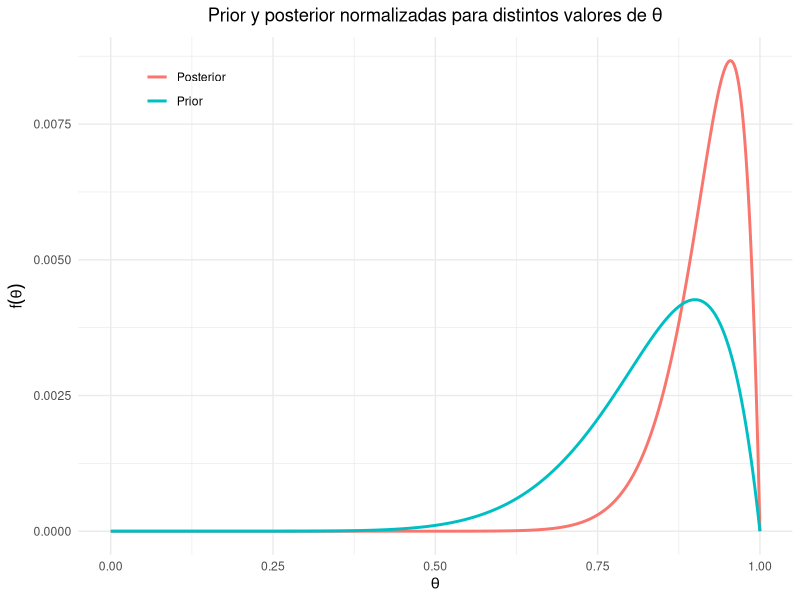
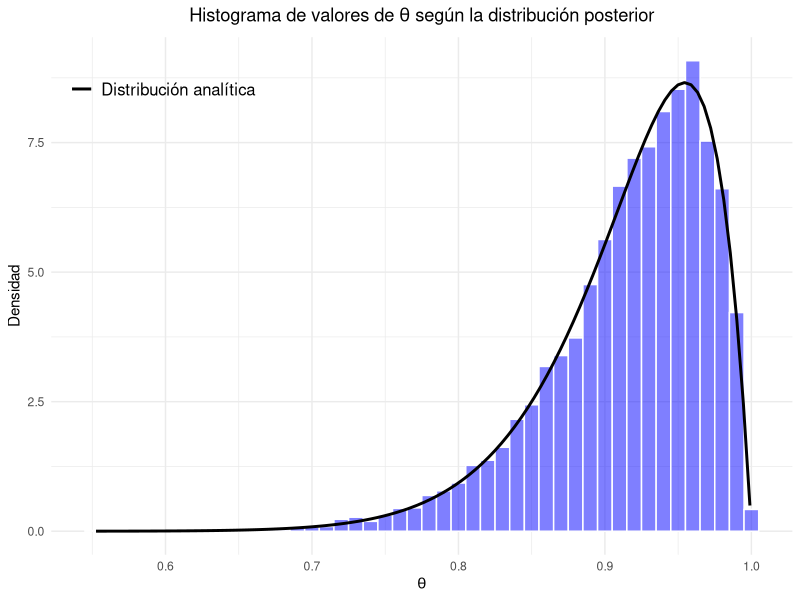
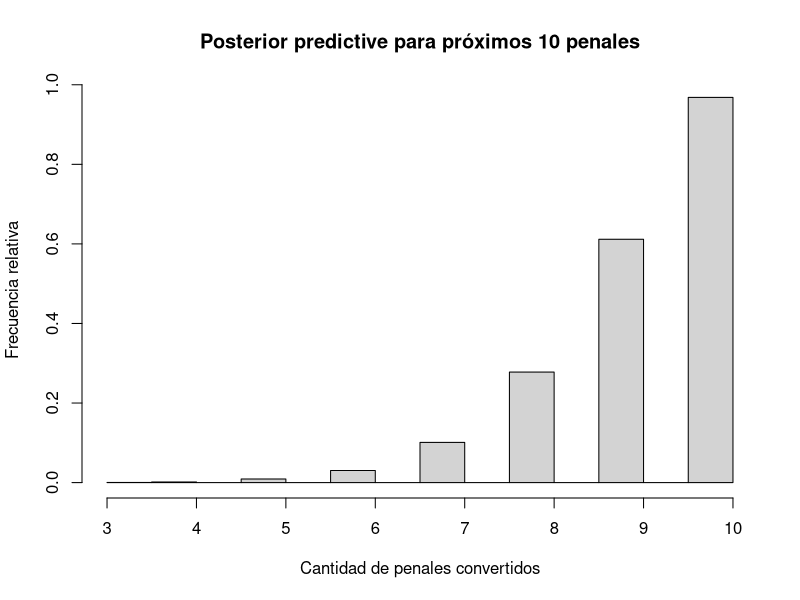

Generate these figures, in order, with R:
## ---- chunk 1
knitr::opts_chunk$set(echo = FALSE, warning = FALSE, message = FALSE)
options(encoding = "UTF-8")
## ---- chunk 2
library(ggplot2)
library(dplyr)

alpha <- 10
beta <- 2
N <- 1000

n_tiros <- 12
n_aciertos <- 12

# Defino grilla de valores de theta entre 0 y 1
theta_grid <- seq(0, 1, length.out = N)

prior <- dbeta(theta_grid, alpha, beta)
likelihood <- dbinom(n_aciertos, n_tiros, theta_grid)
posterior <- likelihood * prior

prior_norm <- prior / sum(prior)
posterior_norm <- posterior / sum(posterior)

data <- data.frame(
  theta = theta_grid,
  prior = prior_norm,
  posterior = posterior_norm
)

# Grafico prior y posterior
ggplot(data, aes(x = theta)) +
  geom_line(aes(y = posterior, color = "Posterior"), linewidth = 1) +
  geom_line(aes(y = prior, color = "Prior"), linewidth = 1) +
  labs(title = expression("Prior y posterior normalizadas para distintos valores de" ~ theta),
       x = expression(theta),
       y = expression(f(theta))) +
  theme_minimal() +
  theme(plot.title = element_text(hjust = 0.5),
        legend.title = element_blank(),
        legend.position = c(0.15, 0.9))

## ---- chunk 3
library(dplyr)

num_samples <- 10000
theta_samples <- sample(data$theta, size = num_samples, prob = data$posterior, replace = TRUE)

ggplot(data.frame(x=theta_samples), aes(x=x)) +
  geom_histogram(aes(y=..density..), fill='blue', color='white', alpha=0.5, binwidth=0.01) +
  stat_function(fun = dbeta, args = list(22, 2), lwd=1, aes(linetype = "Distribución analítica")) +
  labs(title = expression("Histograma de valores de" ~ theta ~ "según la distribución posterior"),
       x = expression(theta),
       y = "Densidad") + 
  scale_linetype_manual(values = "solid") +
  theme_minimal() + 
  theme(plot.title = element_text(hjust = 0.5),
        legend.title = element_blank(),
        legend.position = c(0.15, 0.9),
        legend.text = element_text(size = 12))

## ---- chunk 4
set.seed(1)
N <- 10000

theta_samples <- sample(theta_grid, size=N, replace=TRUE, prob=posterior_norm)
resultados <- rbinom(N, 10, theta_samples)


hist(resultados, probability = T, main="Posterior predictive para próximos 10 penales",
     xlab="Cantidad de penales convertidos", ylab="Frecuencia relativa")

print(paste("Probabilidad estimada de convertir 8 o más penales:", mean(resultados >= 8)))
